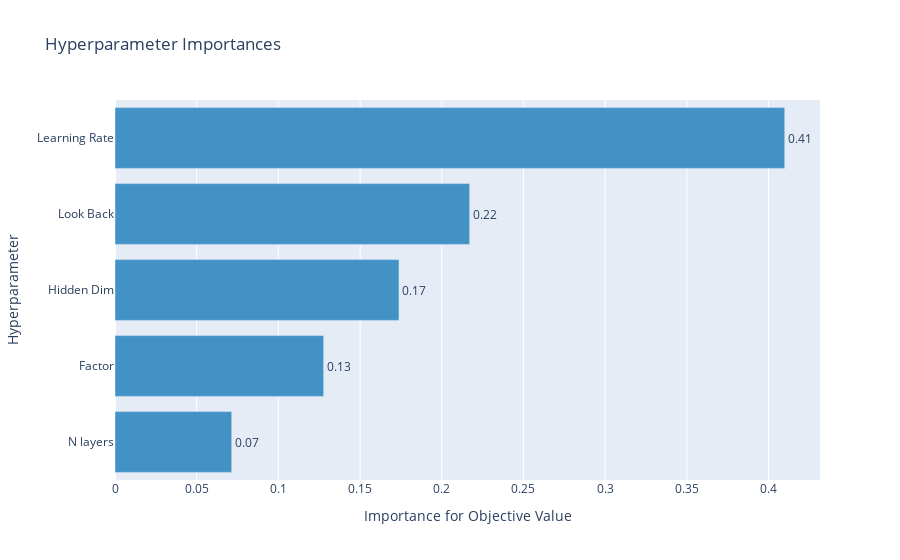

Source (notebook cell):
### Code cell
optuna.visualization.plot_param_importances(study_lstm)

### Figure 1 — Plotly figure (JSON) as saved in the notebook; plotly's stock layout.template omitted (floating-point values rounded to 4 significant figures)
{"data": [{"cliponaxis": false, "hovertemplate": ["N layers (IntUniformDistribution): 0.07143402677962025<extra></extra>", "Factor (LogUniformDistribution): 0.12771483459978217<extra></extra>", "Hidden Dim (IntLogUniformDistribution): 0.1738340093375906<extra></extra>", "Look Back (IntUniformDistribution): 0.21708344486850237<extra></extra>", "Learning Rate (LogUniformDistribution): 0.40993368441450456<extra></extra>"], "marker": {"color": "rgb(66,146,198)"}, "orientation": "h", "text": ["0.07143402677962025", "0.12771483459978217", "0.1738340093375906", "0.21708344486850237", "0.40993368441450456"], "textposition": "outside", "texttemplate": "%{text:.2f}", "type": "bar", "x": [0.07143, 0.1277, 0.1738, 0.2171, 0.4099], "y": ["N layers", "Factor", "Hidden Dim", "Look Back", "Learning Rate"]}], "layout": {"showlegend": false, "title": {"text": "Hyperparameter Importances"}, "xaxis": {"title": {"text": "Importance for Objective Value"}}, "yaxis": {"title": {"text": "Hyperparameter"}}}}
